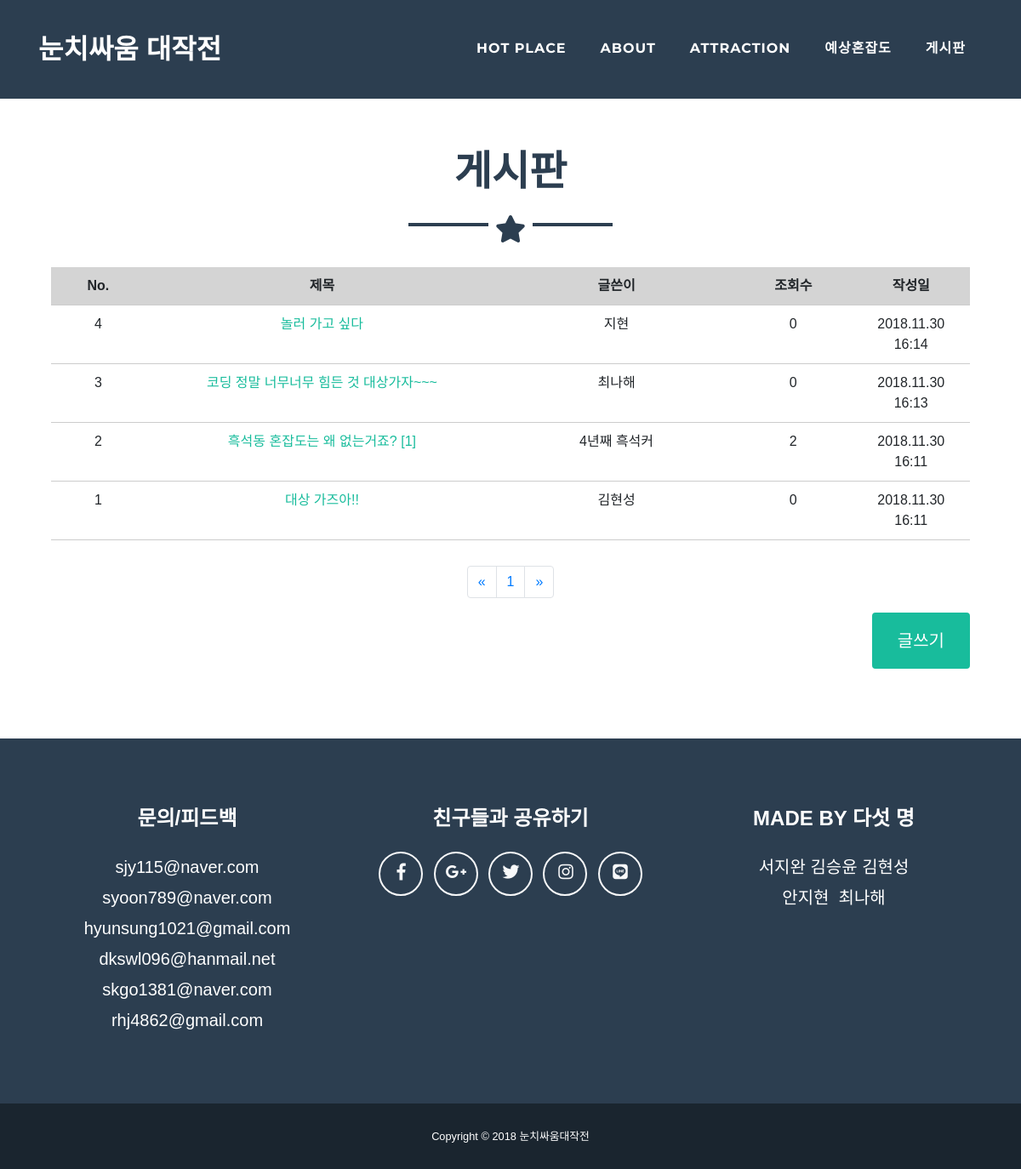
Before: /board/1 with the older database file.
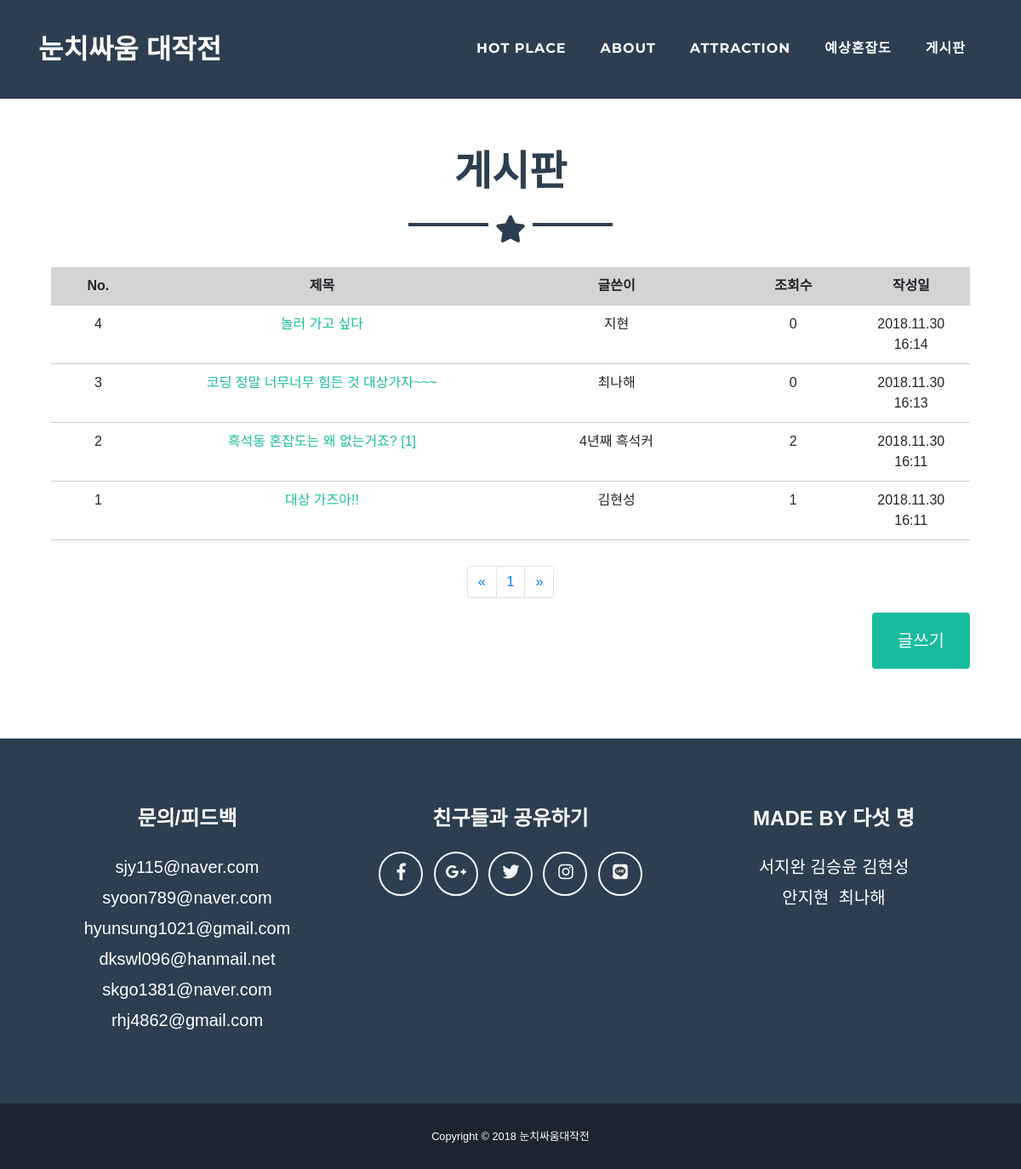
After: the same page with the newer database file.
### app.py (models this page shows)
class Post(db.Model): # db.Model을 상속받은 것
    __tablename__ = "posts"                         # DB 내에서의 table 이름
    id = db.Column(db.Integer, primary_key=True)    # sql문과 비슷한 형식!!
    name = db.Column(db.String, nullable=False)
    title = db.Column(db.String, nullable=False)
    password = db.Column(db.String, nullable=False)
    content = db.Column(db.String, nullable=False)
    count = db.Column(db.Integer, nullable=False)
    date = db.Column(db.String, nullable=False)
    date_update = db.Column(db.String, nullable=False)

### app.py (the view)
@app.route("/board/<int:page>")     # int형식의 page변수의 값을 url에서 받아옴
def board(page):
    posts = Post.query.all()    # 리스트 형태로 반환됨!!
    comments = Comment.query.all()
    comment_count = {}
    for p in posts:
        count = 0
        for c in comments:
            if p.id == c.post_id:
                count += 1
        comment_count[p] = count
    if len(posts) % 10 != 0:
        numpage = (len(posts) // 10) + 1  # 한 페이지에 10개의 게시글만 오게 하고 나머지는 다음 쪽수로 넘겨야 볼수 있게!
    else:
        numpage = (len(posts) // 10)    # 만약 10개의 게시글이 존재한다면 1쪽만 있게 하기 위해
    numpage = range(1, numpage+1, 1)    # 넘길 때 리스트 형태로 넘김
    end = (len(posts)) - (10*(page - 1))
    start = end - 10
    if (len(posts) - 10*page) <= 0:  # 이 페이지가 마지막일 때
        posts = posts[0:len(posts)-10*(page-1)]   # 있는 것까지만 보여주기
    else:
        posts = posts[start:end]
    if len(posts) >= 2:  # 최근것부터 나와야 하기 때문
        posts = reversed(posts)
    return render_template("board.html", posts=posts, comment_count=comment_count, numpage=numpage, page=page)

### templates/board.html (shortened to what this page needs)
<!DOCTYPE html>
<html lang="en">
  <head>
    <link href="../static/vendor/bootstrap/css/bootstrap.min.css" rel="stylesheet">
    <link href="../static/vendor/fontawesome-free/css/all.min.css" rel="stylesheet" type="text/css">
    <link href="../static/vendor/magnific-popup/magnific-popup.css" rel="stylesheet" type="text/css">
    <link href="../static/css/freelancer.min.css" rel="stylesheet">
  </head>
  <body id="page-top">
    <nav class="navbar navbar-expand-lg bg-secondary fixed-top text-uppercase" id="mainNav">
      <div class="container">
        <a class="navbar-brand js-scroll-trigger" href="/">눈치싸움 대작전</a>
        <div class="collapse navbar-collapse" id="navbarResponsive">
          <ul class="navbar-nav ml-auto">
            <li class="nav-item mx-0 mx-lg-1">
              <a class="nav-link py-3 px-0 px-lg-3 rounded js-scroll-trigger" href="/#portfolio">Hot Place</a>
            </li>
            <li class="nav-item mx-0 mx-lg-1">
              <a class="nav-link py-3 px-0 px-lg-3 rounded js-scroll-trigger" href="/#about">About</a>
            </li>
            <li class="nav-item mx-0 mx-lg-1">
              <a class="nav-link py-3 px-0 px-lg-3 rounded js-scroll-trigger" href="/#contact">Attraction</a>
            </li>
            <li class="nav-item mx-0 mx-lg-1">
              <a class="nav-link py-3 px-0 px-lg-3 rounded js-scroll-trigger" href="/predict">예상혼잡도</a>
            </li>
            <li class="nav-item mx-0 mx-lg-1">
              <a class="nav-link py-3 px-0 px-lg-3 rounded js-scroll-trigger" href="/board/1">게시판</a>
            </li>
          </ul>
        </div>
      </div>
    </nav>
    <br><br><br>
    <section class="portfolio" id="portfolio">
      <div class="container">
        <h2 class="text-center text-uppercase text-secondary mb-0">게시판</h2>
        <hr class="star-dark mb-5">
      </div>
      <table class="type09" width="90%" align="center">
        <tr>
    		  <th scope="cols" id= "box1" style="width:8%">No.</th>
    		  <th scope="cols" id= "box1" style="width:30%">제목</th>
    		  <th scope="cols" id= "box1" style="width:20%">글쓴이</th>
    		  <th scope="cols" id= "box1" style="width:10%">조회수</th>
    		  <th scope="cols" id= "box1" style="width:10%">작성일</th>
  		  </tr>
		    {% for p in posts %}
            <tr align="center">
              <td scope="row">{{ p.id }}</td></td>
              <td scope="row"><a href="/read/{{ p.id }}">{{ p.title }}
                {% if comment_count[p] != 0 %}
                 [{{ comment_count[p] }}]
                {% endif %}
              </a></td>
              <td scope="row">{{ p.name }}</td>
              <td scope="row">{{ p.count }}</td>
              <td scope="row">{{ p.date }}</td>
            </tr>
       {% endfor %}
      </table>
      <br>
      <table align="center">
        <tr><td colspan="5">
          <ul class="pagination" style="text-align:center;">
            <li class="page-item">
              <button class="page-link" aria-label="Previous" onClick='page_previous();'>
                <span aria-hidden="true">&laquo;</span>
              </button>
            </li>
            {% for i in numpage %}
              <li class="page-item"><a class="page-link" href="/board/{{ i }}">{{ i }}</a></li>
            {% endfor %}
            <li class="page-item">
              <button class="page-link" aria-label="Next" onClick='page_next();'>
                <span aria-hidden="true">&raquo;</span>
              </button>
            </li>
          </ul>
        </td></tr>
      </table>
      <form method="get" action="/write" align="right" style="width:95%">
        <div class="form-group">
          <button type="submit" class="btn btn-primary btn-xl" id="sendMessageButton">글쓰기</button>
        </div>
      </form>
    </section>
    <footer class="footer text-center">
      <div class="container">
        <div class="row">
          <div class="col-md-4 mb-5 mb-lg-0">
            <h4 class="text-uppercase mb-4">문의/피드백</h4>
            <p class="lead mb-0">
              sjy115@naver.com<br>
              syoon789@naver.com<br>
              hyunsung1021@gmail.com<br>
              dkswl096@hanmail.net<br>
              skgo1381@naver.com<br>
              rhj4862@gmail.com
            </p>
          </div>
          <div class="col-md-4 mb-5 mb-lg-0">
            <h4 class="text-uppercase mb-4">친구들과 공유하기</h4>
            <ul class="list-inline mb-0">
              <li class="list-inline-item">
                <a class="btn btn-outline-light btn-social text-center rounded-circle" href="https://www.facebook.com/">
                  <i class="fab fa-fw fa-facebook-f"></i>
                </a>
              </li>
              <li class="list-inline-item">
                <a class="btn btn-outline-light btn-social text-center rounded-circle" href="https://plus.google.com/">
                  <i class="fab fa-fw fa-google-plus-g"></i>
                </a>
              </li>
              <li class="list-inline-item">
                <a class="btn btn-outline-light btn-social text-center rounded-circle" href="https://twitter.com/">
                  <i class="fab fa-fw fa-twitter"></i>
                </a>
              </li>
              <li class="list-inline-item">
                <a class="btn btn-outline-light btn-social text-center rounded-circle" href="https://www.instagram.com/">
                  <i class="fab fa-fw fa-instagram"></i>
                </a>
              </li>
              <li class="list-inline-item">
                <a class="btn btn-outline-light btn-social text-center rounded-circle" href="https://line.me/">
                  <i class="fab fa-line"></i>
                </a>
              </li>
            </ul>
          </div>
          <div class="col-md-4">
            <h4 class="text-uppercase mb-4">made by 다섯 명</h4>
            <p class="lead mb-0">서지완 김승윤 김현성 <br> 안지현&nbsp; 최나해 <br></p>
          </div>
        </div>
      </div>
    </footer>
    <div class="copyright py-4 text-center text-white">
      <div class="container">
        <small>Copyright &copy; 2018 눈치싸움대작전 </small>
      </div>
    </div>
  </body>
</html>

### templates/board.html (style rules this page uses)
#box1 { text-align: center; }
table.type09 { border-collapse: collapse; text-align: left; line-height: 1.5; }
table.type09 tbody th { width: 150px; padding: 10px; font-weight: bold; vertical-align: top; border-bottom: 1px solid #ccc; background: #d4d4d4; }
table.type09 td { width: 350px; padding: 10px; vertical-align: top; border-bottom: 1px solid #ccc; }
body, h1, h2, h3, h4, h5, h6 { font-family: "Raleway", sans-serif }
body, html { height: 100%; line-height: 1.8; }

Changed rows visible on the page:
changed Post "대상 가즈아!!": count "0" → "1"
